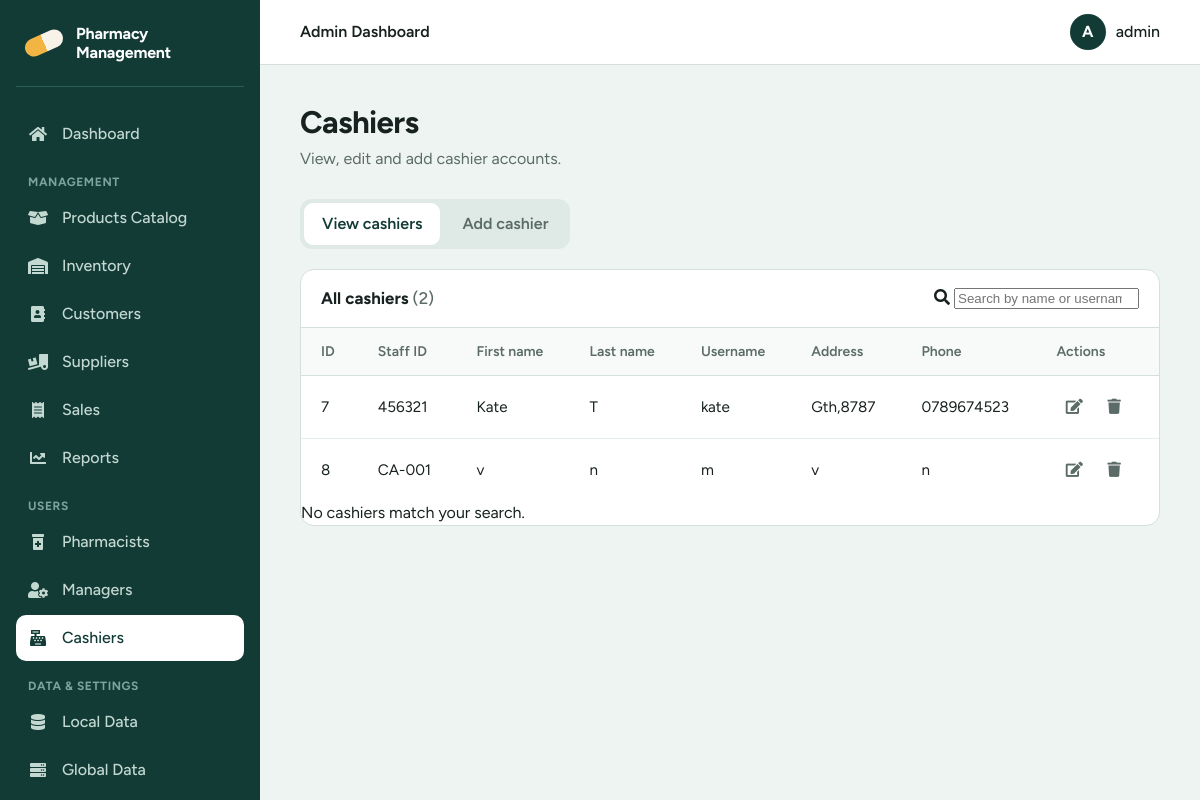
The app's page /admin/admin_cashier.php (signed in) with its own data.
### tables this page shows
CREATE TABLE `cashier` (
  `cashier_id` tinyint(5) NOT NULL,
  `first_name` varchar(15) NOT NULL,
  `last_name` varchar(15) NOT NULL,
  `staff_id` varchar(10) NOT NULL,
  `postal_address` varchar(20) NOT NULL,
  `phone` varchar(12) NOT NULL,
  `email` varchar(20) NOT NULL,
  `username` varchar(10) NOT NULL,
  `password` varchar(10) NOT NULL,
  `date` datetime NOT NULL
);

### admin/admin_cashier.php (the view, shortened to what this page needs)
<?php
include_once('../connect_db.php');
$message = '';
$message1 = '';
$stmtView = $con->query("SELECT * FROM cashier");
$rows = $stmtView->fetchAll(PDO::FETCH_ASSOC);
$hasError = ($message !== '' || $message1 !== '');
include '../includes/head.php';
include '../includes/sidebar_admin.php';
include '../includes/header.php';
?>
<main class="main">
    <h1>Cashiers</h1>
    <p class="lead">View, edit and add cashier accounts.</p>
    <div class="tabs" role="tablist" aria-label="Cashier actions">
      <button type="button" class="tab" role="tab" id="tab_1" aria-controls="content_1"
              aria-selected="<?php echo $hasError ? 'false' : 'true'; ?>">View cashiers</button>
      <button type="button" class="tab" role="tab" id="tab_2" aria-controls="content_2"
              aria-selected="<?php echo $hasError ? 'true' : 'false'; ?>">Add cashier</button>
    </div>
    <section class="panel card" id="content_1" role="tabpanel" aria-labelledby="tab_1" <?php echo $hasError ? 'hidden' : ''; ?>>
      <div class="card-head">
        <h2>All cashiers <span class="count">(<?php echo count($rows); ?>)</span></h2>
        <?php if (count($rows) > 0): ?>
        <div class="search">
          <i class="fas fa-search" aria-hidden="true"></i>
          <input type="search" id="filter" placeholder="Search by name or username" aria-label="Search cashiers">
        </div>
        <?php endif; ?>
      </div>
      <?php if (count($rows) === 0): ?>
        <div class="empty">
          <p>No cashiers yet. Add the first one to get started.</p>
          <button type="button" class="btn" data-go="tab_2">Add cashier</button>
        </div>
      <?php else: ?>
      <div class="table-wrap">
        <table id="people">
          <thead>
            <tr>
              <th class="num">ID</th>
              <th>Staff ID</th>
              <th>First name</th>
              <th>Last name</th>
              <th>Username</th>
              <th>Address</th>
              <th>Phone</th>
              <th class="actions">Actions</th>
            </tr>
          </thead>
          <tbody>
          <?php foreach ($rows as $row): ?>
            <tr>
              <td class="num"><?php echo htmlspecialchars($row['cashier_id']); ?></td>
              <td><?php echo htmlspecialchars($row['staff_id']); ?></td>
              <td><?php echo htmlspecialchars($row['first_name']); ?></td>
              <td><?php echo htmlspecialchars($row['last_name']); ?></td>
              <td><?php echo htmlspecialchars($row['username']); ?></td>
              <td><?php echo htmlspecialchars($row['postal_address']); ?></td>
              <td><?php echo htmlspecialchars($row['phone']); ?></td>
              <td class="actions">
                <a class="icon-btn icon-btn--edit" title="Edit" aria-label="Edit <?php echo htmlspecialchars($row['username']); ?>"
                   href="../update_cashier.php?username=<?php echo urlencode($row['username']); ?>"><i class="fas fa-edit"></i></a>
                <a class="icon-btn icon-btn--delete" title="Delete" aria-label="Delete <?php echo htmlspecialchars($row['username']); ?>"
                   href="../delete_cashier.php?cashier_id=<?php echo urlencode($row['cashier_id']); ?>"
                   onclick="return confirm('Are you sure you want to delete this cashier?');"><i class="fas fa-trash"></i></a>
              </td>
            </tr>
          <?php endforeach; ?>
          </tbody>
        </table>
      </div>
      <div class="no-match" id="noMatch">No cashiers match your search.</div>
      <?php endif; ?>
    </section>
</main>
<?php include '../includes/footer.php'; ?>

### includes/head.php (style rules this page uses)
:root { --pine: #123b36; --pine-soft: #1c524b; --pine-line: #2a5f57; --amber: #f2b544; --mist: #eef4f1; --paper: #ffffff; --ink: #17211f; --ink-soft: #5b6b67; --line: #d5e0dc; --danger: #b3261e; --danger-bg: #fdecea; --ok: #1e6b3a; --ok-bg: #e6f4ea; --radius: 10px; --sidebar: 260px; --font: "Figtree", system-ui, -apple-system, sans-serif; }
*, *::before, *::after { box-sizing: border-box; }
html { -webkit-text-size-adjust: 100%; }
body { margin: 0; font-family: var(--font); font-size: 16px; line-height: 1.5; color: var(--ink); background: var(--mist); }
a { color: inherit; text-decoration: none; }
.main { margin-left: var(--sidebar); padding: 40px; max-width: 1200px; }
.main h1 { margin: 0 0 6px; font-size: clamp(1.6rem, 2.6vw, 2.2rem); line-height: 1.15; letter-spacing: -0.02em; }
.main .lead { margin: 0 0 28px; color: var(--ink-soft); }
.card { background: var(--paper); border: 1px solid var(--line); border-radius: 14px; overflow: hidden; }
.card-head { display: flex; align-items: center; justify-content: space-between; gap: 16px; flex-wrap: wrap; padding: 16px 20px; border-bottom: 1px solid var(--line); }
.card-head h2 { margin: 0; font-size: 1.05rem; }
.count { color: var(--ink-soft); font-weight: 500; }
.table-wrap { overflow-x: auto; }
table { width: 100%; border-collapse: collapse; font-size: 0.95rem; }
th, td { padding: 13px 20px; text-align: left; white-space: nowrap; }
th { font-size: 0.875rem; font-weight: 600; color: var(--ink-soft); background: #f7faf9; border-bottom: 1px solid var(--line); }
td { border-bottom: 1px solid #e6eeeb; }
tbody tr:last-child td { border-bottom: 0; }
.icon-btn { display: inline-grid; place-items: center; width: 36px; height: 36px; border-radius: 8px; color: var(--ink-soft); transition: background-color .15s, color .15s; }
.tabs { display: inline-flex; gap: 4px; padding: 4px; margin-bottom: 20px; background: #dfe9e5; border-radius: 12px; }
.tab { padding: 9px 18px; font: inherit; font-weight: 600; color: var(--ink-soft); background: transparent; border: 0; border-radius: 9px; cursor: pointer; transition: background-color .15s, color .15s; }
.tab[aria-selected="true"] { background: var(--paper); color: var(--pine); }

### records on screen
cashier: cashier_id "7", staff "456321", first_name "Kate", last_name "T", username "kate", postal_address "Gth,8787", phone "0789674523"
cashier: cashier_id "8", staff "CA-001", first_name "v", last_name "n", username "m", postal_address "v", phone "n"

### other values on screen
$topbar_title "Admin Dashboard"
substr($user, 0, 1) "A"
$user "admin"
count($rows) "2"
